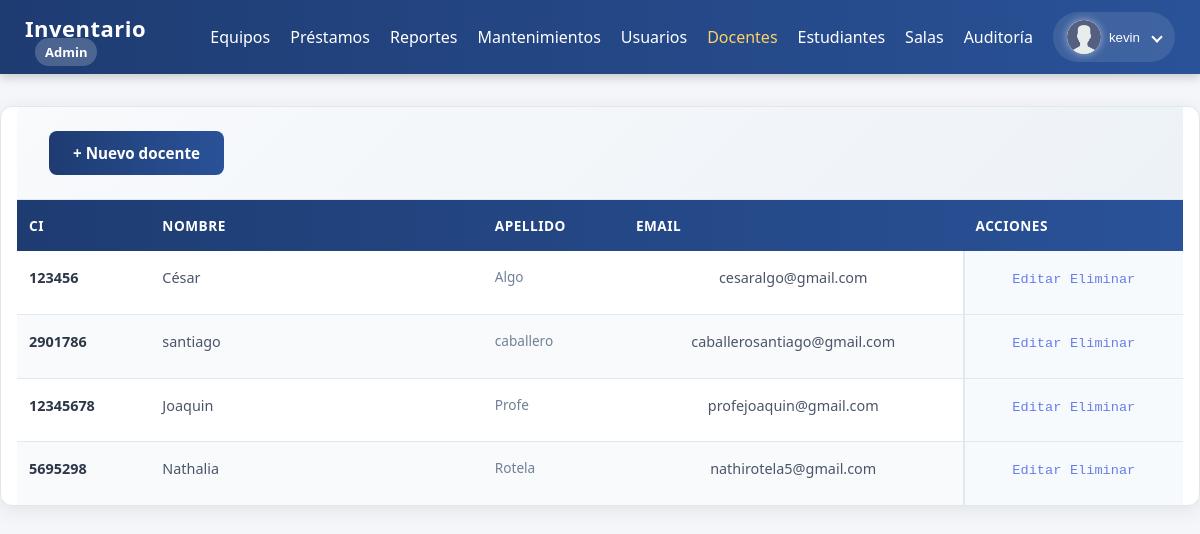
Before: /public/docentes_listar.php (signed in) with the older database file.
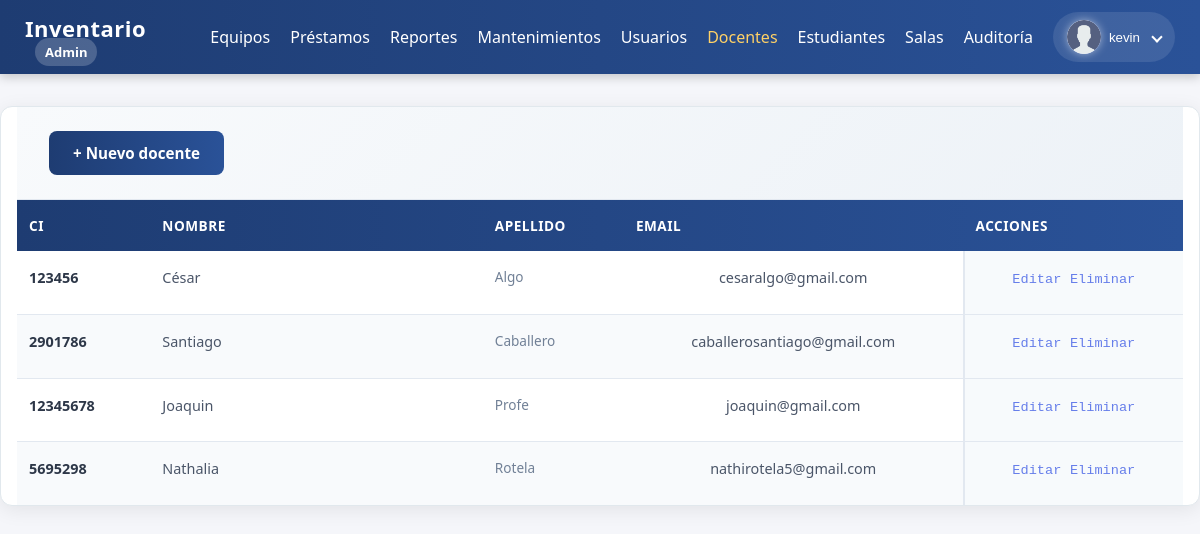
After: the same page with the newer database file.
### tables this page shows
CREATE TABLE `docentes` (
  `id` int(11) NOT NULL,
  `ci` varchar(50) NOT NULL,
  `nombre` varchar(100) NOT NULL,
  `apellido` varchar(100) NOT NULL,
  `email` varchar(150) NOT NULL,
  `password_hash` varchar(255) NOT NULL,
  `creado_en` timestamp NOT NULL DEFAULT current_timestamp() ON UPDATE current_timestamp()
);

### public/docentes_listar.php (the view, shortened to what this page needs)
<?php
require __DIR__ . '/../init.php';
$stmt = $mysqli->query("SELECT id, ci, nombre, apellido, email FROM docentes ORDER BY apellido, nombre");
$rows = $stmt->fetch_all(MYSQLI_ASSOC);
?>
<head>
    <link rel="stylesheet" href="../css/tabla_docentes_listar.css">
</head>
<?php
include __DIR__ . '/navbar.php';
?>
<div class="container">
    <div class="actions">
        <a class="btn" href="/inventario_uni/public/docentes_registro.php">+ Nuevo docente</a>
    </div>
    <table>
        <thead>
            <tr>
                <th>CI</th>
                <th>Nombre</th>
                <th>Apellido</th>
                <th>Email</th>
                <th>Acciones</th>
            </tr>
        </thead>
        <tbody>
            <?php if (!$rows): ?>
                <tr>
                    <td colspan="5">No hay docentes registrados.</td>
                </tr>
            <?php else: ?>
                <?php foreach ($rows as $r): ?>
                    <tr>
                        <td data-label="CI"><?= htmlspecialchars($r['ci']) ?></td>
                        <td data-label="Nombre"><?= htmlspecialchars($r['nombre']) ?></td>
                        <td data-label="Apellido"><?= htmlspecialchars($r['apellido']) ?></td>
                        <td data-label="Email"><?= htmlspecialchars($r['email']) ?></td>
                        <td data-label="Acciones">
                            <a class="btn btn-sm" href="/inventario_uni/public/docentes_editar_form.php?id=<?= $r['id'] ?>">Editar</a>
                            <a class="btn btn-sm btn-danger"
                                href="/inventario_uni/public/docentes_eliminar.php?id=<?= $r['id'] ?>"
                                onclick="return confirm('¿Seguro que deseas eliminar este docente?');">
                                Eliminar
                            </a>
                        </td>
                    </tr>
                <?php endforeach; ?>
            <?php endif; ?>
        </tbody>
    </table>
</div>

Changed rows visible on the page:
removed docentes: ci "12345678", nombre "Joaquin", apellido "Profe", email "profejoaquin@gmail.com"
changed docentes "caballerosantiago@gmail.com": nombre "santiago" → "Santiago"; apellido "caballero" → "Caballero"
added docentes: ci "12345678", nombre "Joaquin", apellido "Profe", email "joaquin@gmail.com"
